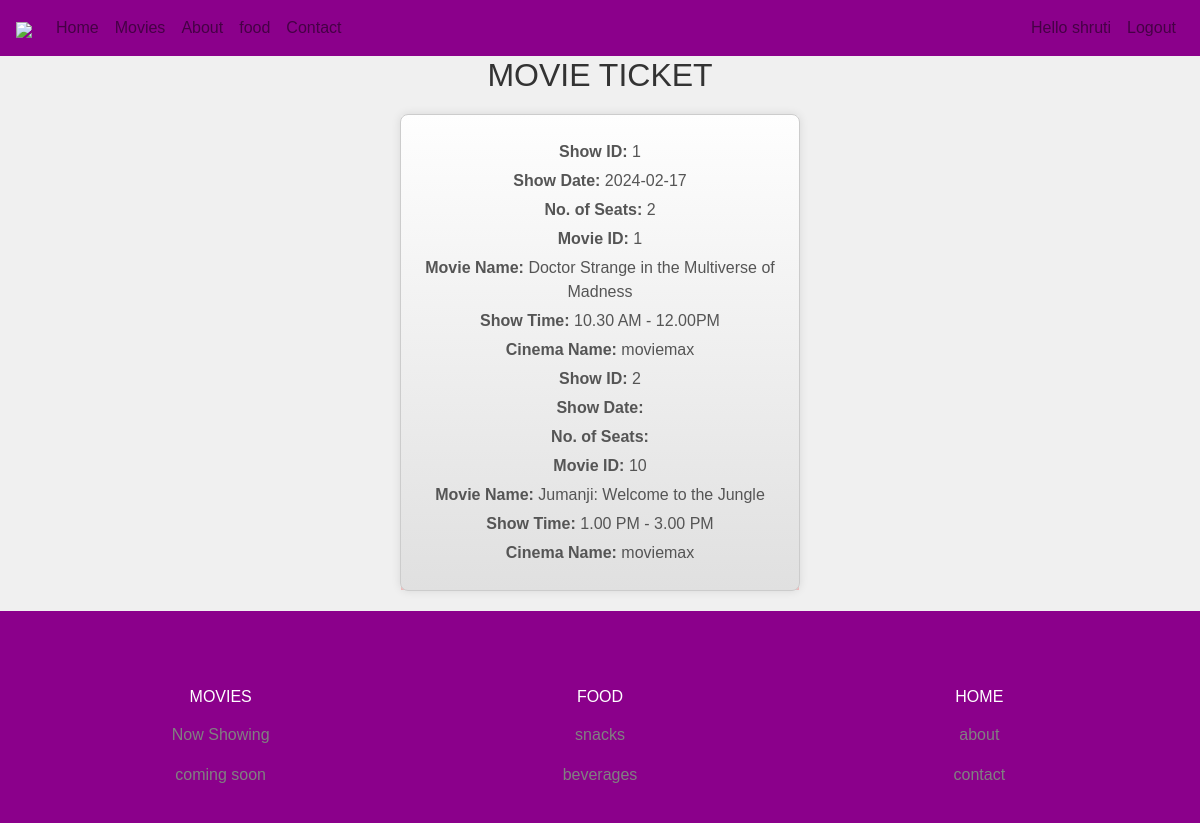
The page /success.php (signed in) on the database its author committed.
### tables this page shows
CREATE TABLE `shows` (
  `id` int(11) NOT NULL,
  `movie_id` int(11) NOT NULL,
  `show_date` date DEFAULT NULL,
  `ticket_price` float NOT NULL,
  `show_time_id` int(11) NOT NULL,
  `no_seat` int(11) DEFAULT NULL,
  `cinema_id` int(11) NOT NULL
);

CREATE TABLE `movies` (
  `movie_id` int(30) NOT NULL,
  `movie_title` varchar(255) NOT NULL,
  `durations` varchar(30) DEFAULT NULL,
  `movie_image` varchar(255) DEFAULT NULL,
  `category_id` int(11) DEFAULT NULL,
  `rating` decimal(3,1) DEFAULT NULL,
  `description` text DEFAULT NULL,
  `movie_status` varchar(20) DEFAULT NULL,
  `release_date` date DEFAULT NULL,
  `url_trailer` varchar(255) DEFAULT NULL,
  `url_poster` varchar(255) DEFAULT NULL
);

CREATE TABLE `show_time` (
  `id` int(11) NOT NULL,
  `time` varchar(50) NOT NULL
);

CREATE TABLE `cinema` (
  `id` int(11) NOT NULL,
  `name` varchar(50) NOT NULL,
  `location` varchar(50) NOT NULL,
  `city` varchar(50) NOT NULL
);

### success.php (the view, shortened to what this page needs)
<?php
include('header.php');
$payment_method = isset($_POST['payment_method']) ? $_POST['payment_method'] : '';
$card_number = isset($_POST['card_number']) ? $_POST['card_number'] : '';
$expiry_date = isset($_POST['expiry_date']) ? $_POST['expiry_date'] : '';
$cvv = isset($_POST['cvv']) ? $_POST['cvv'] : '';
$upi_id = isset($_POST['upi_id']) ? $_POST['upi_id'] : '';
$total_amount = isset($_GET['total_amount']) ? $_GET['total_amount'] : '';
$connection = mysqli_connect("localhost", "root", "", "movie_ticket_booking");
$sql = "INSERT INTO payment_details (payment_method, card_number, expiry_date, cvv, upi_id, total_amount)
        VALUES ('$payment_method', '$card_number', '$expiry_date', '$cvv', '$upi_id', '$total_amount')";
$result = mysqli_query($connection, $sql);
if ($result) {
    $booking_query = "SELECT shows.id, shows.show_date, shows.no_seat, shows.movie_id, movies.movie_title AS 'movie_name', show_time.time, cinema.name
    FROM shows, movies, show_time, cinema
    WHERE shows.movie_id = movies.movie_id
    AND shows.show_time_id = show_time.id
    AND shows.cinema_id = cinema.id";
    $booking_result = mysqli_query($connection, $booking_query);
    if ($booking_result) {
        echo '<!DOCTYPE html>
              <html lang="en">
              <head>
                  <meta charset="UTF-8">
                  <meta name="viewport" content="width=device-width, initial-scale=1.0">
                  <title>Booking Information</title>
                  <style>
                      body {
                          font-family: Arial, sans-serif;
                          background-color: #f0f0f0;
                          text-align: center;
                      }
                      .ticket {
                          background-color: #fff;
                          max-width: 400px;
                          margin: 20px auto;
                          padding: 20px;
                          border: 1px solid #ccc;
                          border-radius: 8px;
                          box-shadow: 0 0 10px rgba(0, 0, 0, 0.1);
                          position: relative;
                          background: linear-gradient(to bottom, #fefefe, #e0e0e0);
                      }
                      .ticket:before,
                      .ticket:after {
                          content: "";
                          position: absolute;
                          height: 100%;
                          width: 100%;
                          background: repeating-linear-gradient(45deg, #f00, #f00 10px, #fff 10px, #fff 20px);
                          opacity: 0.1;
                      }
                      .ticket:before {
                          top: 0;
                          left: 0;
                          z-index: -1;
                      }
                      .ticket:after {
                          bottom: 0;
                          right: 0;
                          z-index: -1;
                      }
                      h2 {
                          color: #333;
                      }
                      p {
                          margin: 5px 0;
                          color: #555;
                      }
                      strong {
                          font-weight: bold;
                      }
                  </style>
              </head>
              <body>';
        echo '<h2>MOVIE TICKET</h2>';
        echo '<div class="ticket">';
        while ($row = mysqli_fetch_assoc($booking_result)) {
            echo '<p><strong>Show ID:</strong> ' . $row['id'] . '</p>';
            echo '<p><strong>Show Date:</strong> ' . $row['show_date'] . '</p>';
            echo '<p><strong>No. of Seats:</strong> ' . $row['no_seat'] . '</p>';
            echo '<p><strong>Movie ID:</strong> ' . $row['movie_id'] . '</p>';
            echo '<p><strong>Movie Name:</strong> ' . $row['movie_name'] . '</p>';
            echo '<p><strong>Show Time:</strong> ' . $row['time'] . '</p>';
            echo '<p><strong>Cinema Name:</strong> ' . $row['name'] . '</p>';
        }
        echo '</div>';
        echo '</body></html>';
    } else {
        echo 'Error retrieving booking information: ' . mysqli_error($connection);
    }
} else {
    echo '<script>
            alert("Payment failed. Please try again.");
            window.location.href = "payment.php"; // Redirect to your payment page
          </script>';
}
include("footer.php");
?>

### header.php (style rules this page uses)
* { box-sizing: border-box }
a { color: dodgerblue; }

### success.php (style rules this page uses)
body { font-family: Arial, sans-serif; background-color: #f0f0f0; text-align: center; }
.ticket { background-color: #fff; max-width: 400px; margin: 20px auto; padding: 20px; border: 1px solid #ccc; border-radius: 8px; box-shadow: 0 0 10px rgba(0, 0, 0, 0.1); position: relative; background: linear-gradient(to bottom, #fefefe, #e0e0e0); }
.ticket:before, .ticket:after { content: ""; position: absolute; height: 100%; width: 100%; background: repeating-linear-gradient(45deg, #f00, #f00 10px, #fff 10px, #fff 20px); opacity: 0.1; }
.ticket:before { top: 0; left: 0; z-index: -1; }
.ticket:after { bottom: 0; right: 0; z-index: -1; }
h2 { color: #333; }
p { margin: 5px 0; color: #555; }
strong { font-weight: bold; }

### rows shown on the page
shows: id "1", show_date "2024-02-17", no_seat "2", movie "1", movie.movie_title "Doctor Strange in the Multiverse of Madness", show_time.time "10.30 AM - 12.00PM", cinema.name "moviemax"
shows: id "2", movie "10", movie.movie_title "Jumanji: Welcome to the Jungle", show_time.time "1.00 PM - 3.00 PM", cinema.name "moviemax"

### other values the page prints
$_SESSION["ul"] "Hello shruti Logout"
